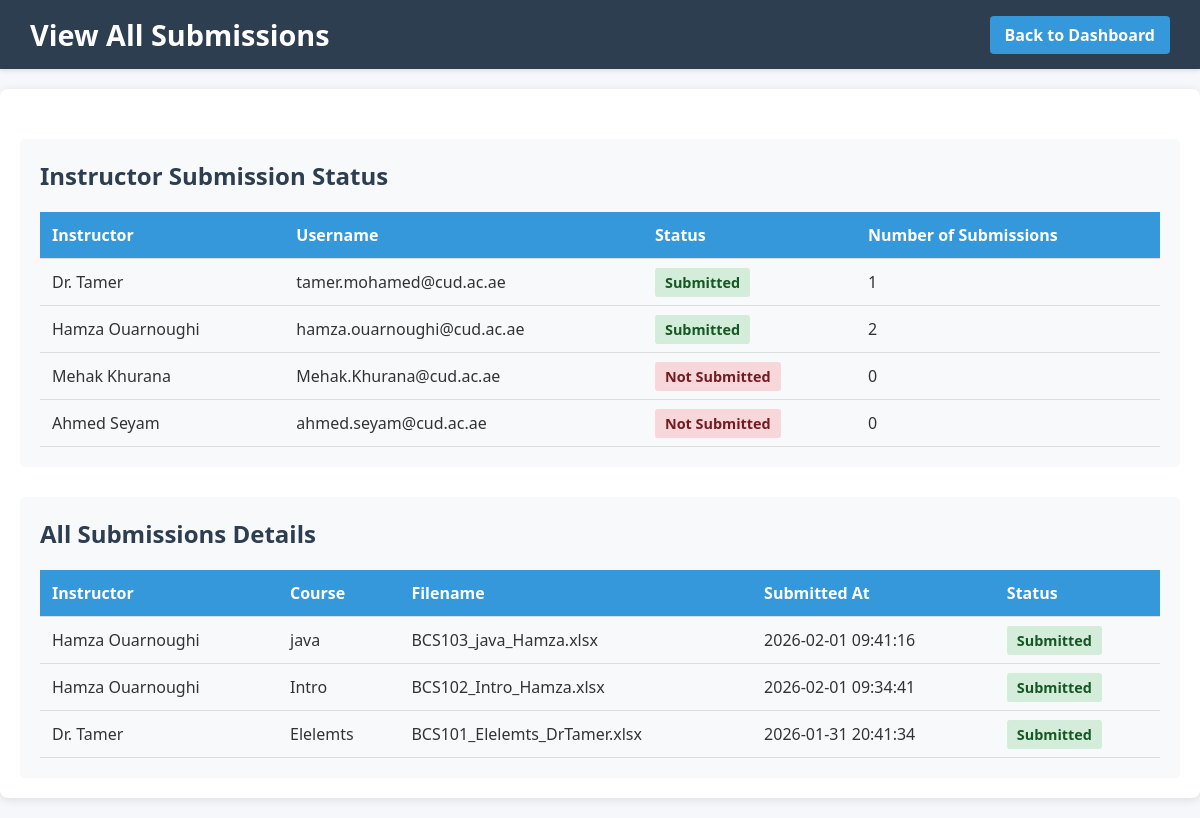
Screenshot of /admin/view-all-submissions (signed in) with the database file from the repository.
### tables this page shows
CREATE TABLE users
                 (id INTEGER PRIMARY KEY AUTOINCREMENT,
                  username TEXT UNIQUE NOT NULL,
                  password_hash TEXT NOT NULL,
                  role TEXT NOT NULL,
                  full_name TEXT,
                  created_at TIMESTAMP DEFAULT CURRENT_TIMESTAMP,
                  password_changed BOOLEAN DEFAULT 0);

CREATE TABLE submissions
                 (id INTEGER PRIMARY KEY AUTOINCREMENT,
                  instructor_id INTEGER NOT NULL,
                  filename TEXT NOT NULL,
                  course_name TEXT,
                  submitted_at TIMESTAMP DEFAULT CURRENT_TIMESTAMP,
                  FOREIGN KEY (instructor_id) REFERENCES users(id));

### app.py (the view)
    def wrapper(*args, **kwargs):
        if not session.get('logged_in'):
            return redirect(url_for('login'))
        if session.get('role') != 'admin':
            flash('Admin access required', 'danger')
            return redirect(url_for('index'))
        return func(*args, **kwargs)

### app.py (called while the page is built)
def get_db():
    conn = sqlite3.connect('app.db')
    conn.row_factory = sqlite3.Row
    return conn

def admin_required(func):
    def wrapper(*args, **kwargs):
        if not session.get('logged_in'):
            return redirect(url_for('login'))
        if session.get('role') != 'admin':
            flash('Admin access required', 'danger')
            return redirect(url_for('index'))
        return func(*args, **kwargs)
    wrapper.__name__ = func.__name__
    return wrapper

### templates/view_all_submissions.html (shortened to what this page needs)
<!DOCTYPE html>
<html>
<head>
</head>
<body>
<div class="page-header">
    <h1>View All Submissions</h1>
    <div class="header-actions">
        <a href="{{ url_for('admin_dashboard') }}" class="btn btn-primary">Back to Dashboard</a>
    </div>
</div>
<div class="main-container">
    <div class="instructor-status-section">
        <h2>Instructor Submission Status</h2>
        <table class="submissions-table">
            <thead>
                <tr>
                    <th>Instructor</th>
                    <th>Username</th>
                    <th>Status</th>
                    <th>Number of Submissions</th>
                </tr>
            </thead>
            <tbody>
                {% for instructor in instructor_status %}
                <tr>
                    <td>{{ instructor.full_name or 'N/A' }}</td>
                    <td>{{ instructor.username }}</td>
                    <td>
                        {% if instructor.has_submitted %}
                        <span class="status-badge status-submitted">Submitted</span>
                        {% else %}
                        <span class="status-badge status-not-submitted">Not Submitted</span>
                        {% endif %}
                    </td>
                    <td>{{ instructor.submission_count }}</td>
                </tr>
                {% endfor %}
            </tbody>
        </table>
    </div>
    <div class="instructor-status-section" style="margin-top: 30px;">
        <h2>All Submissions Details</h2>
        {% if submissions %}
        <table class="submissions-table">
            <thead>
                <tr>
                    <th>Instructor</th>
                    <th>Course</th>
                    <th>Filename</th>
                    <th>Submitted At</th>
                    <th>Status</th>
                </tr>
            </thead>
            <tbody>
                {% for sub in submissions %}
                <tr>
                    <td>{{ sub.full_name or sub.username }}</td>
                    <td>{{ sub.course_name or 'N/A' }}</td>
                    <td>{{ sub.filename }}</td>
                    <td>{{ sub.submitted_at }}</td>
                    <td><span class="status-badge status-submitted">Submitted</span></td>
                </tr>
                {% endfor %}
            </tbody>
        </table>
        {% else %}
        <p class="status-info">No submissions yet.</p>
        {% endif %}
    </div>
</div>
</body>
</html>

### templates/view_all_submissions.html (style rules this page uses)
body { font-family: 'Segoe UI', Tahoma, Geneva, Verdana, sans-serif; margin: 0; padding: 0; background-color: #f5f7fa; color: #333; }
.page-header { background-color: #2c3e50; color: white; padding: 15px 30px; display: flex; justify-content: space-between; align-items: center; box-shadow: 0 2px 4px rgba(0,0,0,0.1); }
.page-header h1 { margin: 0; font-size: 1.8em; color: white; }
.page-header .header-actions { display: flex; gap: 10px; }
.page-header .btn { padding: 8px 15px; text-decoration: none; border-radius: 4px; font-weight: 600; transition: background-color 0.3s; border: none; cursor: pointer; }
.page-header .btn-primary { background-color: #3498db; color: white; }
.main-container { max-width: 1200px; margin: 20px auto; background-color: white; padding: 20px; border-radius: 8px; box-shadow: 0 2px 10px rgba(0,0,0,0.1); }
h1, h2 { color: #2c3e50; }
.submissions-table { width: 100%; border-collapse: collapse; margin-top: 15px; }
.submissions-table th, .submissions-table td { padding: 12px; text-align: left; border-bottom: 1px solid #ddd; }
.submissions-table th { background-color: #3498db; color: white; font-weight: 600; }
.status-badge { padding: 5px 10px; border-radius: 3px; font-size: 0.9em; font-weight: 600; }
.status-submitted { background-color: #d4edda; color: #155724; }
.status-not-submitted { background-color: #f8d7da; color: #721c24; }
.instructor-status-section { margin-top: 30px; padding: 20px; background-color: #f8f9fa; border-radius: 5px; }
.instructor-status-section h2 { margin-top: 0; }

### rows the page displays
users: full_name "Dr. Tamer", username "tamer.mohamed@cud.ac.ae", shows "Submitted", submission_count "1"
users: full_name "Hamza Ouarnoughi", username "hamza.ouarnoughi@cud.ac.ae", shows "Submitted", submission_count "2"
users: full_name "Mehak Khurana", username "Mehak.Khurana@cud.ac.ae", shows "Not Submitted", submission_count "0"
users: full_name "Ahmed Seyam", username "ahmed.seyam@cud.ac.ae", shows "Not Submitted", submission_count "0"
submissions: full_name "Hamza Ouarnoughi", course_name "java", filename "BCS103_java_Hamza.xlsx", submitted_at "2026-02-01 09:41:16"
submissions: full_name "Hamza Ouarnoughi", course_name "Intro", filename "BCS102_Intro_Hamza.xlsx", submitted_at "2026-02-01 09:34:41"
submissions: full_name "Dr. Tamer", course_name "Elelemts", filename "BCS101_Elelemts_DrTamer.xlsx", submitted_at "2026-01-31 20:41:34"
